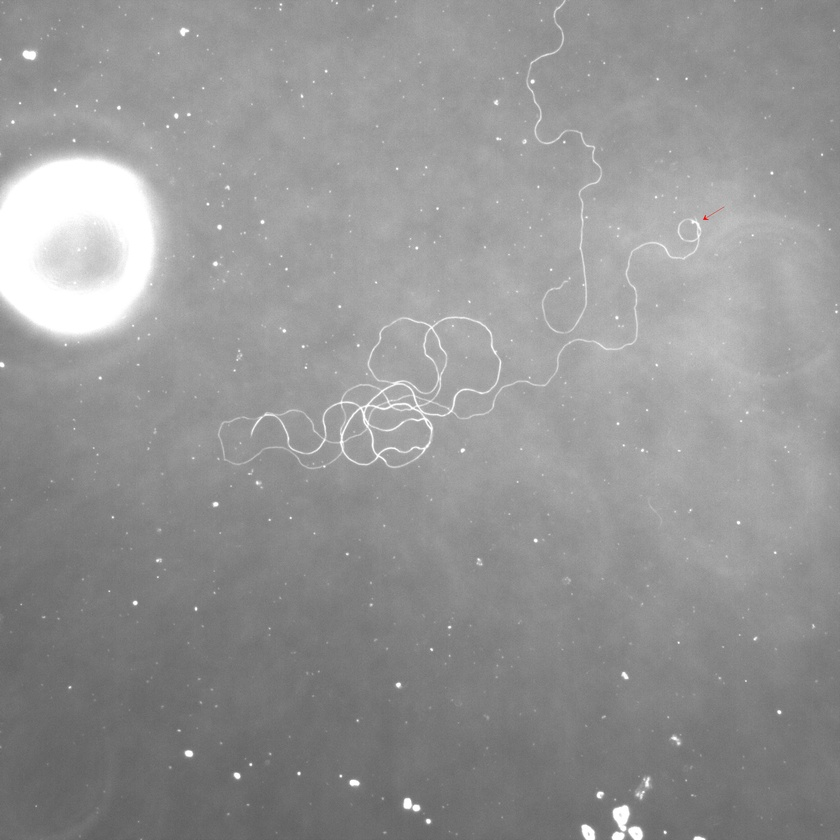
#> input picture test_data/sperm/easy/24708.1_1 at 20X.jpg, 840 x 840 px, shrunk from 2048 x 2048 before the run
$ python -i measurement.py   (imports and definitions only)
#> lines starting #> are read from the running program, lines starting #| are printed output that depends on the picture; after the words box and inside, x2 and y2 are one past the last pixel; in counts of white or black regions, pixels touching at a corner belong together
"""
Core measurement functionality module.
Contains functions for image preprocessing, cell tracing, and length measurement.
"""

import numpy as np
import cv2


def initial_preprocessing(image, iterations=5, kernel_size=11, block_size=51, c_value=-3):
    """preprocessing with configurable parameters"""
#> called with iterations = 5, kernel_size = 11, block_size = 51, c_value = -3
    # Convert to grayscale if needed
    if len(image.shape) > 2:
        image = cv2.cvtColor(image, cv2.COLOR_RGB2GRAY)

    # Ensure image is uint8
    image = image.astype(np.uint8)

    # Normalize to full range
    normalized = cv2.normalize(image, None, 0, 255, cv2.NORM_MINMAX).astype(np.uint8)
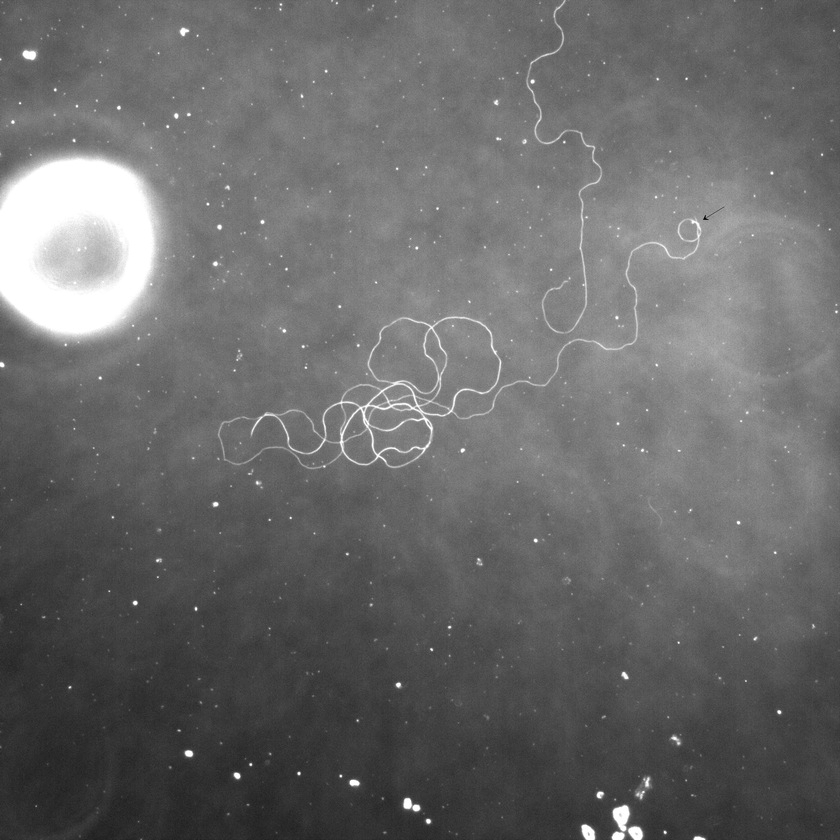
#> normalized: shape (840, 840); min 0, max 255, mean 106

    blurred = cv2.GaussianBlur(normalized, (5, 5), 0)

    # Apply adaptive thresholding with configurable parameters
    adaptive_thresh = cv2.adaptiveThreshold(
        blurred,
        255,
        cv2.ADAPTIVE_THRESH_GAUSSIAN_C,
        cv2.THRESH_BINARY,
        blockSize=block_size,
        C=c_value
    )
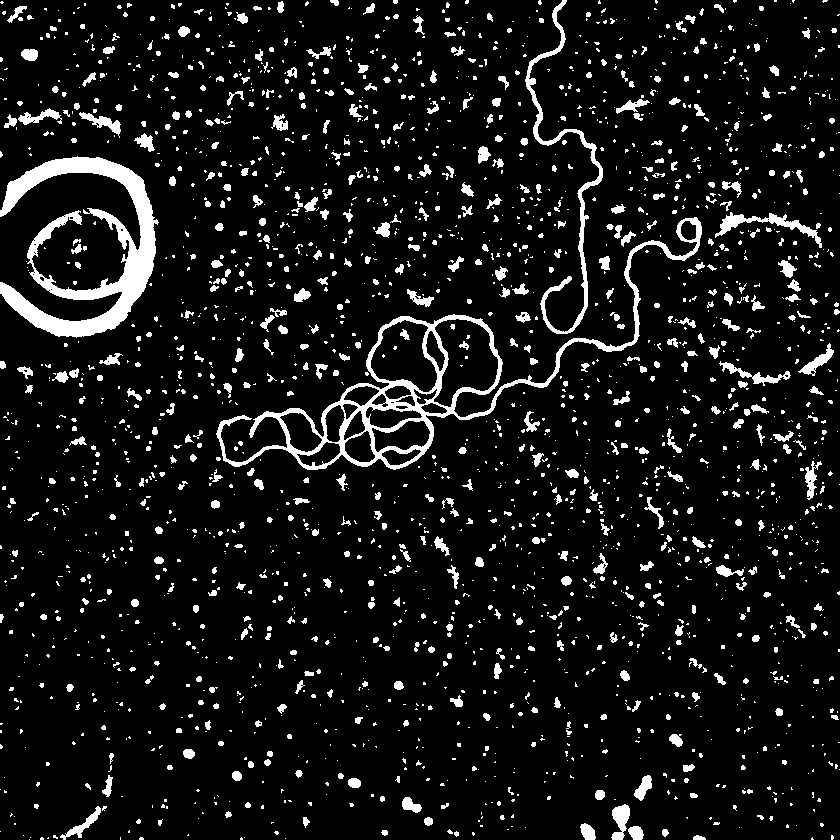
#> adaptive_thresh: shape (840, 840); 8.7% white; 2385 white regions (1779 under 20 px), largest, box (x1, y1, x2, y2) and area: (0, 156, 159, 338) 9386, (216, 217, 702, 470) 8550, (525, 0, 603, 334) 2331

    # close the gaps on the cell edges
    result = adaptive_thresh.copy()
    kernel = np.ones((kernel_size, kernel_size), np.uint8)
    result = cv2.dilate(result, kernel, iterations=iterations)
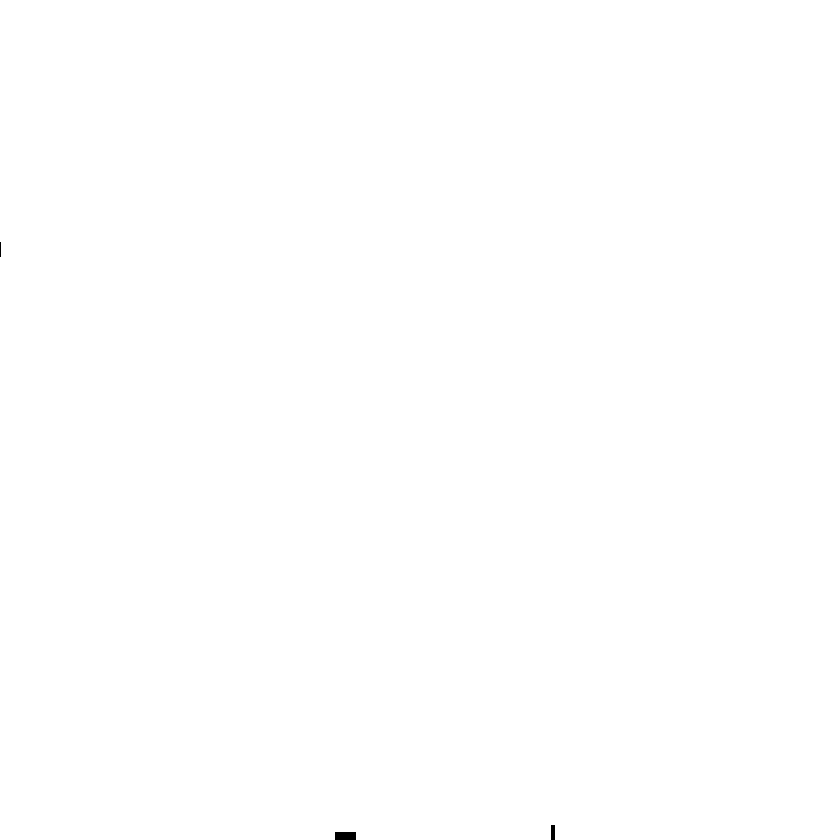
#> result: shape (840, 840); 100% white; 3 black regions (1 under 20 px), largest, box (x1, y1, x2, y2) and area: (335, 832, 356, 840) 168, (551, 825, 555, 840) 60
    result = cv2.erode(result, kernel, iterations=iterations)
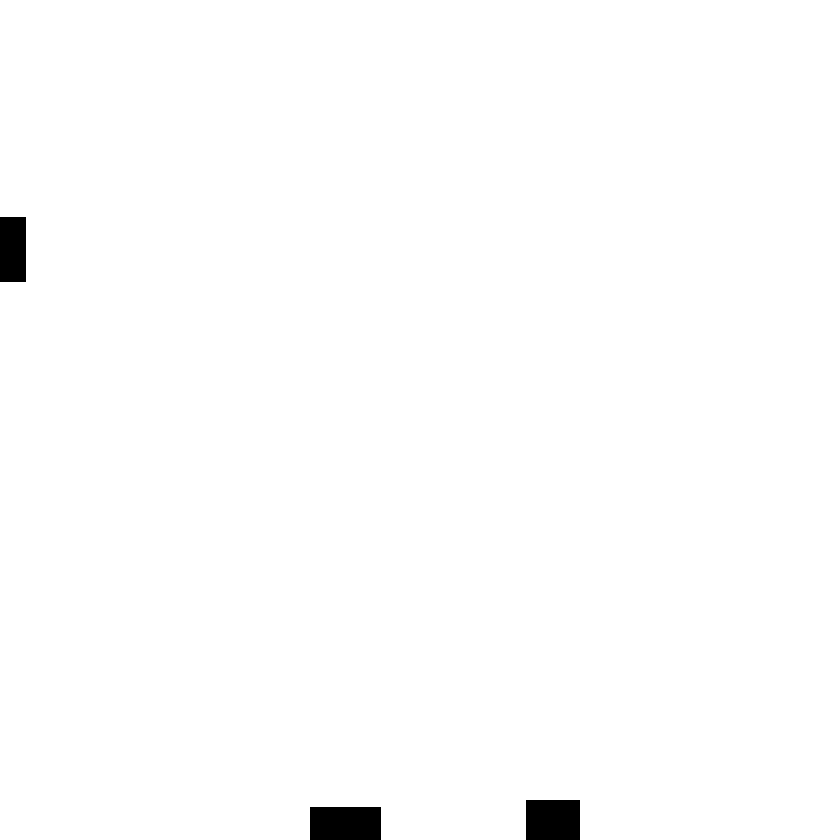
#> result: shape (840, 840); 99.1% white; 3 black regions, box (x1, y1, x2, y2) and area: (310, 807, 381, 840) 2343, (526, 800, 580, 840) 2160, (0, 217, 26, 282) 1690

    stages = {
        'Preprocessed Image': result.astype(np.uint8)
    }

    return stages

# [110 lines left out: functions trace_cell, morphological_thinning, measure_cell, not called in this run]

>>> import cv2
>>> picture = cv2.cvtColor(cv2.imread('../../test_data/sperm/easy/24708.1_1 at 20X.jpg'), cv2.COLOR_BGR2RGB)
>>> result = initial_preprocessing(picture)
#> result = 1 item

$ run again, on test_data/sperm/easy/24708.1_2 at 20X.jpg
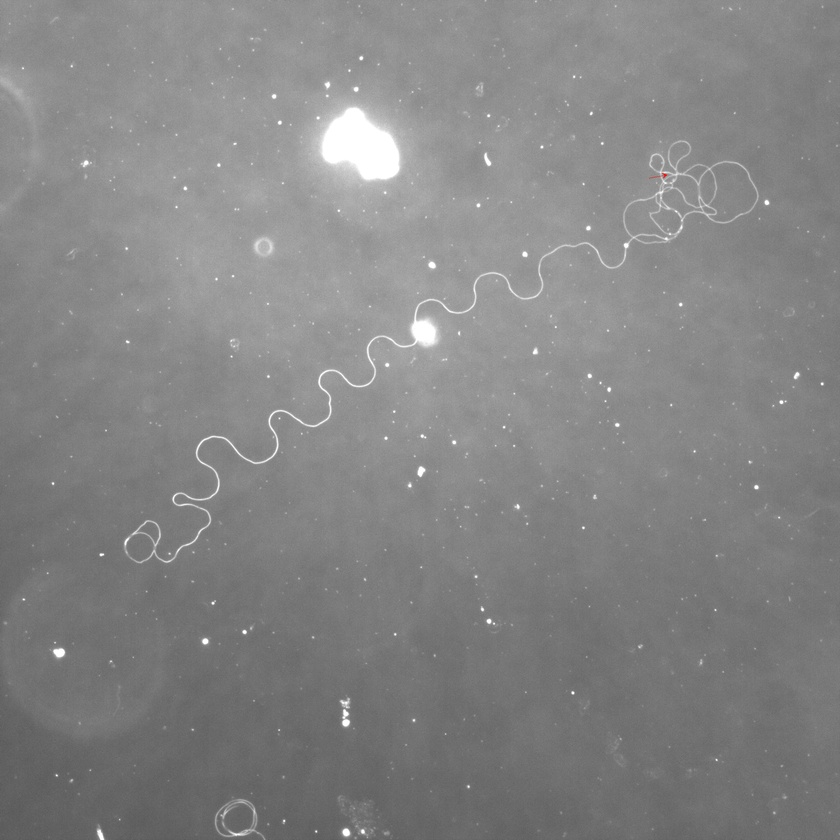
#> input picture test_data/sperm/easy/24708.1_2 at 20X.jpg, 840 x 840 px, shrunk from 2048 x 2048 before the run
#> in initial_preprocessing, `normalized = cv2.normalize(image, None, 0, 255, cv2.NORM_MINMAX).astyp..`:
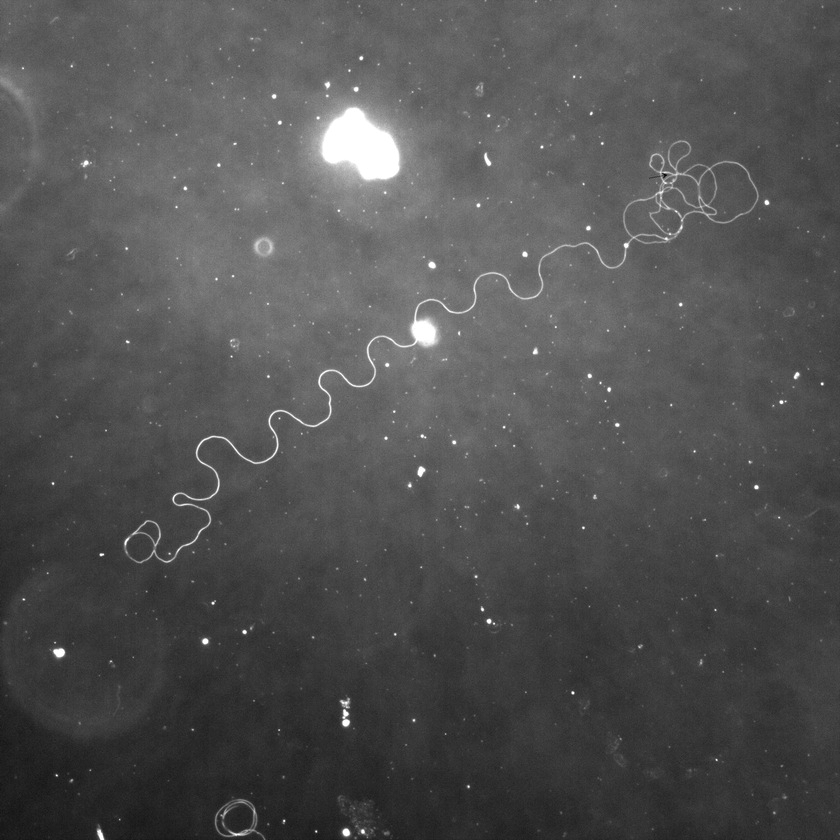
#> normalized: shape (840, 840); min 0, max 255, mean 82
#> in initial_preprocessing, `adaptive_thresh = cv2.adaptiveThreshold( blurred, 255, cv2.ADAPTIVE_TH..`:
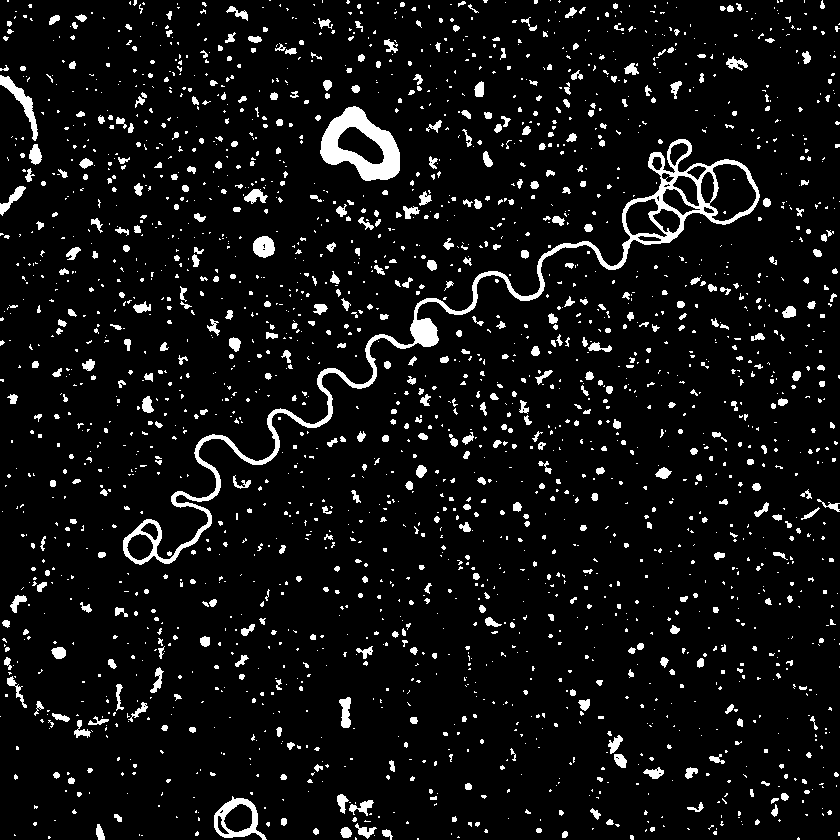
#> adaptive_thresh: shape (840, 840); 6.9% white; 2348 white regions (1810 under 20 px), largest, box (x1, y1, x2, y2) and area: (123, 139, 760, 565) 8533, (320, 106, 400, 181) 2909, (214, 796, 267, 840) 817
#> `result = initial_preprocessing(picture)`: result = 1 item

$ run again, on test_data/sperm/easy/24708.1_3 at 20X.jpg
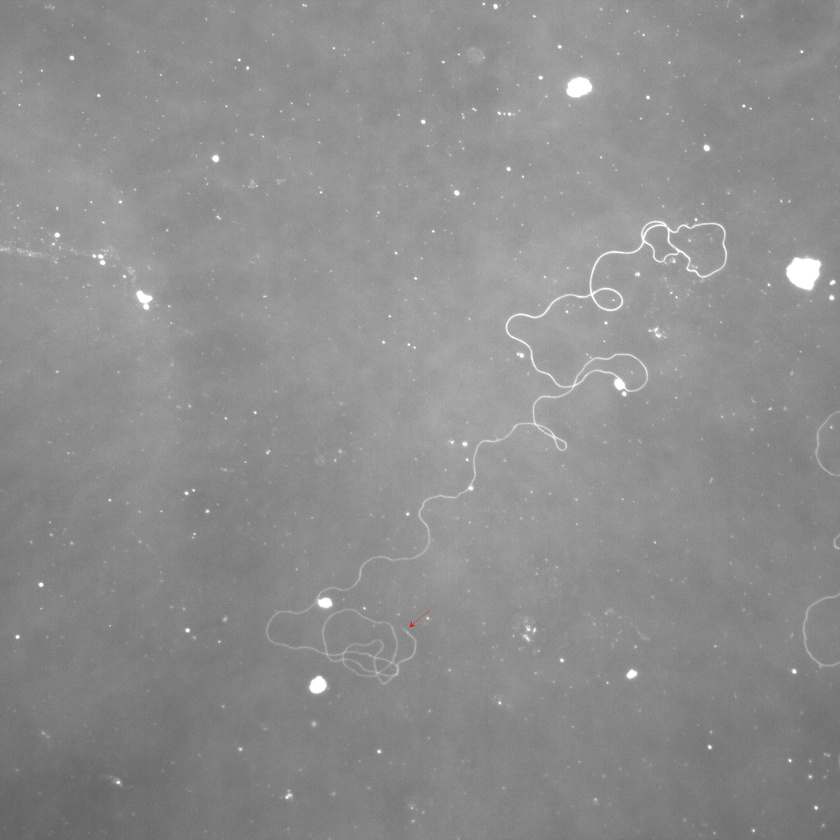
#> input picture test_data/sperm/easy/24708.1_3 at 20X.jpg, 840 x 840 px, shrunk from 2048 x 2048 before the run
#> in initial_preprocessing, `normalized = cv2.normalize(image, None, 0, 255, cv2.NORM_MINMAX).astyp..`:
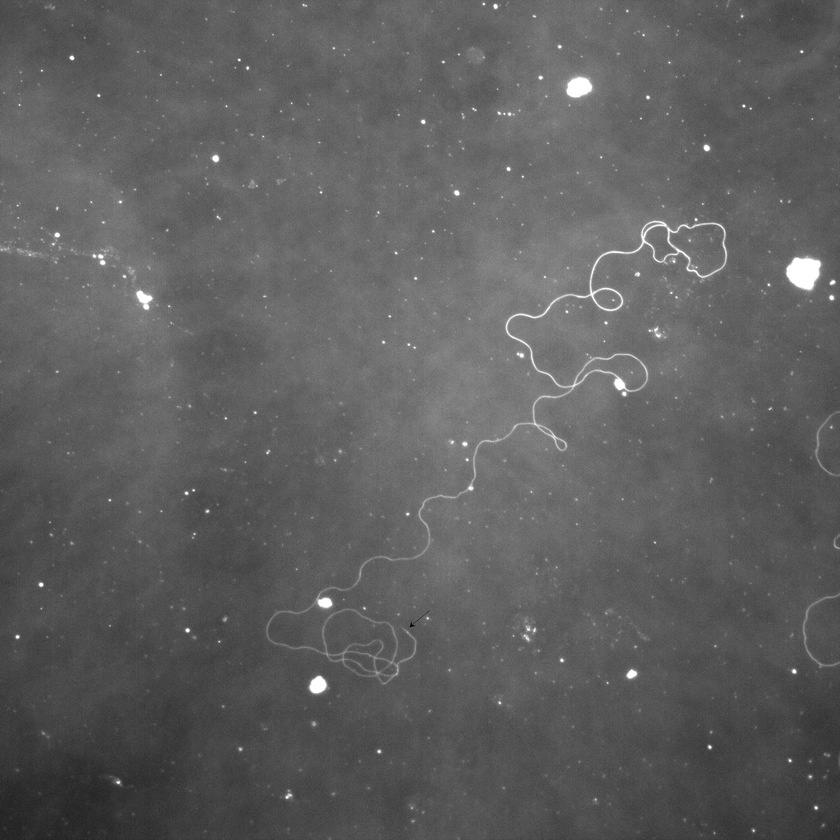
#> normalized: shape (840, 840); min 0, max 255, mean 95.2
#> in initial_preprocessing, `adaptive_thresh = cv2.adaptiveThreshold( blurred, 255, cv2.ADAPTIVE_TH..`:
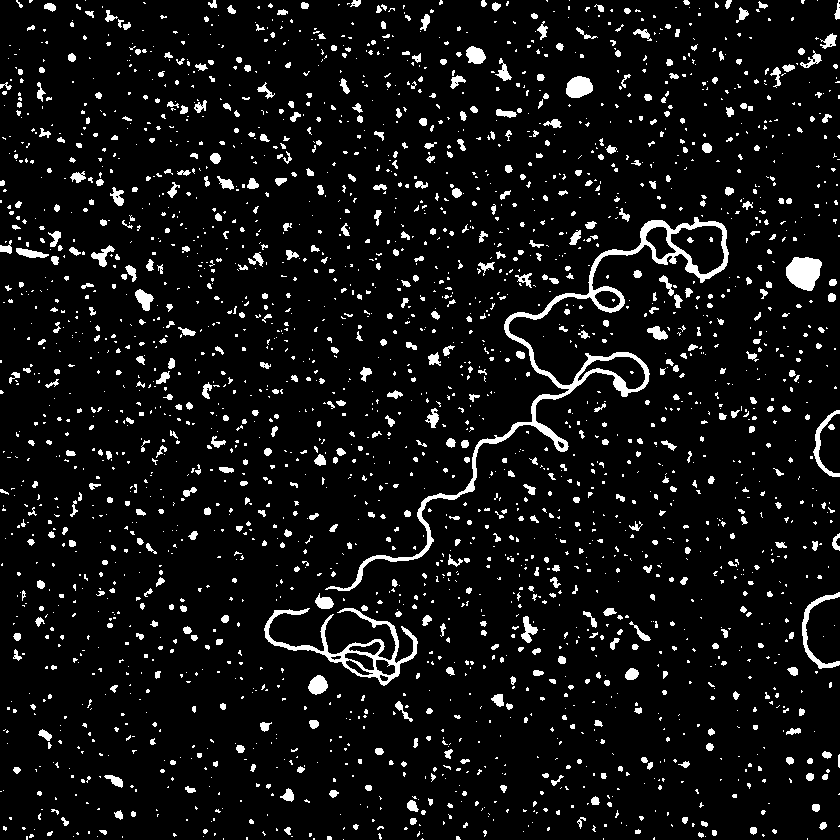
#> adaptive_thresh: shape (840, 840); 7.1% white; 2613 white regions (1968 under 20 px), largest, box (x1, y1, x2, y2) and area: (325, 217, 729, 591) 6055, (264, 608, 418, 686) 2191, (786, 257, 822, 291) 906
#> `result = initial_preprocessing(picture)`: result = 1 item
